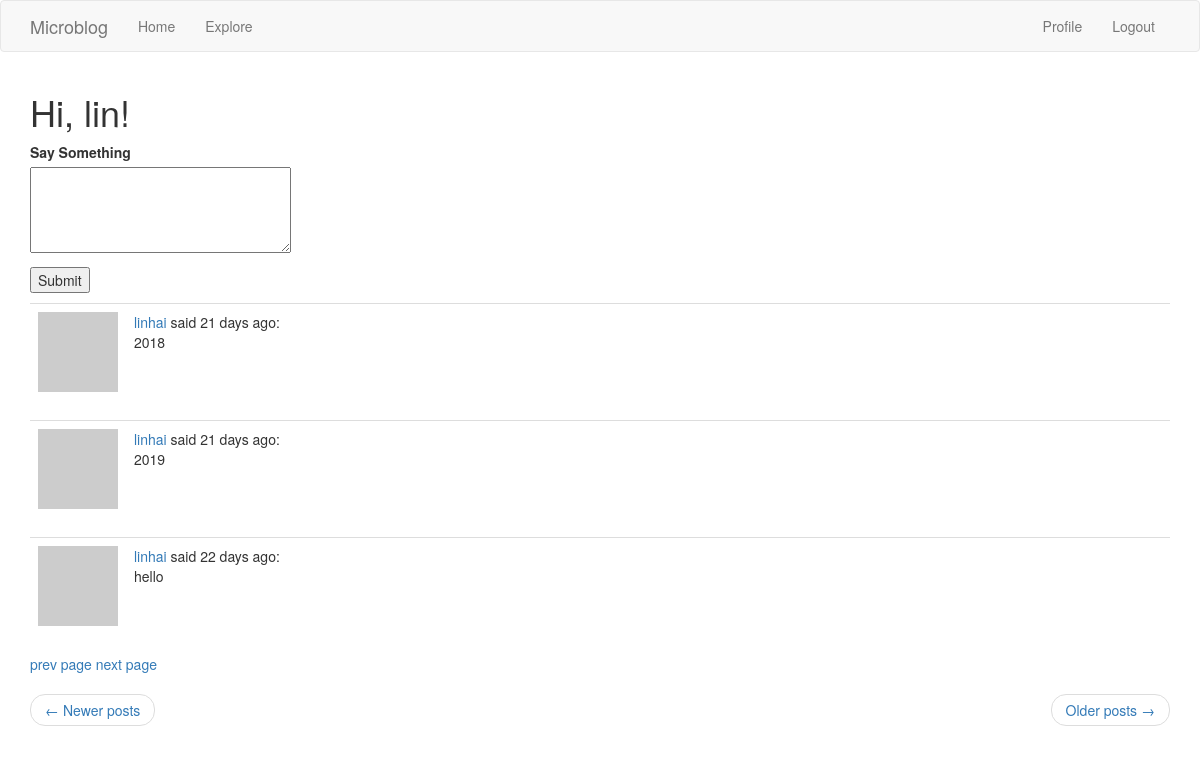
Screenshot of /index?page=2 (signed in) with the database file from the repository.
### app/models.py (models this page shows, shortened)
class User(UserMixin, db.Model):
    id = db.Column(db.Integer, primary_key=True)
    username = db.Column(db.String(64), index=True, unique=True)
    email = db.Column(db.String(120), index=True, unique=True)
    password = db.Column(db.String(128))
    about_me = db.Column(db.String(140))
    last_seen = db.Column(db.DateTime, default=datetime.utcnow)
    posts = db.relationship('Post', backref='author', lazy='dynamic')
    followed = db.relationship(
        'User', secondary=followers,
        primaryjoin=(followers.c.follower_id == id),
        secondaryjoin=(followers.c.followed_id == id),
        backref=db.backref('followers', lazy='dynamic'), lazy='dynamic')
    def avatar(self, size):
        digest = md5(self.email.lower().encode('utf-8')).hexdigest()
        return 'https://www.gravatar.com/avatar/{}?d=identicon&s={}'.format(
            digest, size)
    @login.user_loader
    def load_user(id):
        return User.query.get(int(id))
    def followed_posts(self):
        followed = Post.query.join(
            followers, (followers.c.followed_id == Post.user_id)).filter(followers.c.follower_id == self.id)
        own = Post.query.filter_by(user_id=self.id)
        return followed.union(own).order_by(Post.timestamp.desc())

class Post(db.Model):
    id = db.Column(db.Integer, primary_key=True)
    body = db.Column(db.String(140))
    timestamp = db.Column(db.DateTime, index=True, default=datetime.utcnow)
    user_id = db.Column(db.Integer, db.ForeignKey('user.id'))

### app/routes.py (the view)
@app.route('/')
@app.route('/index', methods=['GET', 'POST'])
@login_required
def index():
    form = PostForm()
    if form.validate_on_submit():
        post = Post(body=form.post.data, author=current_user)
        db.session.add(post)
        db.session.commit()
        flash('Your post is now live!')
        return redirect(url_for('index'))
    page = request.args.get('page', 1, type=int)
    posts = current_user.followed_posts().paginate(page, app.config['POSTS_PER_PAGE'], False)
    next_url = url_for('index', page=posts.next_num) if posts.has_next else None
    prev_url = url_for('index', page=posts.prev_num) if posts.has_prev else None
    return render_template("index.html", title='Home Page', form=form, posts=posts.items,
                           next_url=next_url, prev_url=prev_url)

### app/forms.py
class PostForm(FlaskForm):
    post = TextAreaField('Say Something', validators=[DataRequired(), Length(min=1, max=140)])
    submit = SubmitField('Submit')

### app/routes.py (called while the page is built)
@app.before_request
def before_request():
    if current_user.is_authenticated:
        current_user.last_seen = datetime.utcnow()
        db.session.commit()

### app/templates/index.html (shortened to what this page needs)
{% extends "base.html" %}
{% block app_content %}
    <h1>Hi, {{ current_user.username }}!</h1>
    {% if form %}
    <form action="" method="post">
        <p>
            {{ form.post.label }}<br>
            {{ form.post(cols=32, rows=4) }}<br>
        </p>
        <p>{{ form.submit() }}</p>
    </form>
    {% endif %}
    {% for post in posts %}
        {% include '_post.html' %}
    {% endfor %}
    {% if prev_url %}
        <a href="{{ prev_url }}">prev page</a>
    {% endif %}
    {% if next_url %}
        <a href="{{ next_url }}">next page</a>
    {% endif %}
    <nav aria-label="...">
        <ul class="pager">
            <li class="previous{% if not prev_url %} disabled{% endif %}">
                <a href="{{ prev_url or '#' }}">
                    <span aria-hidden="true">&larr;</span> Newer posts
                </a>
            </li>
            <li class="next{% if not next_url %} disabled{% endif %}">
                <a href="{{ next_url or '#' }}">
                    Older posts <span aria-hidden="true">&rarr;</span>
                </a>
            </li>
        </ul>
    </nav>
{% endblock %}

### app/templates/_post.html
    <table class="table table-hover">
        <tr>
            <td width="70px">
                <a href="{{ url_for('user', username=post.author.username) }}">
                    <img src="{{ post.author.avatar(70) }}" />
                </a>
            </td>
            <td>
                <a href="{{ url_for('user', username=post.author.username) }}">
                    {{ post.author.username }}
                </a>
                said {{ moment(post.timestamp).fromNow() }}:
                <br>
                {{ post.body }}
            </td>
        </tr>
    </table>

### rows the page displays
User: username "lin"
Post: author.username "linhai", timestamp "21 days ago", body "2018"
Post: author.username "linhai", timestamp "21 days ago", body "2019"
Post: author.username "linhai", timestamp "22 days ago", body "hello"
